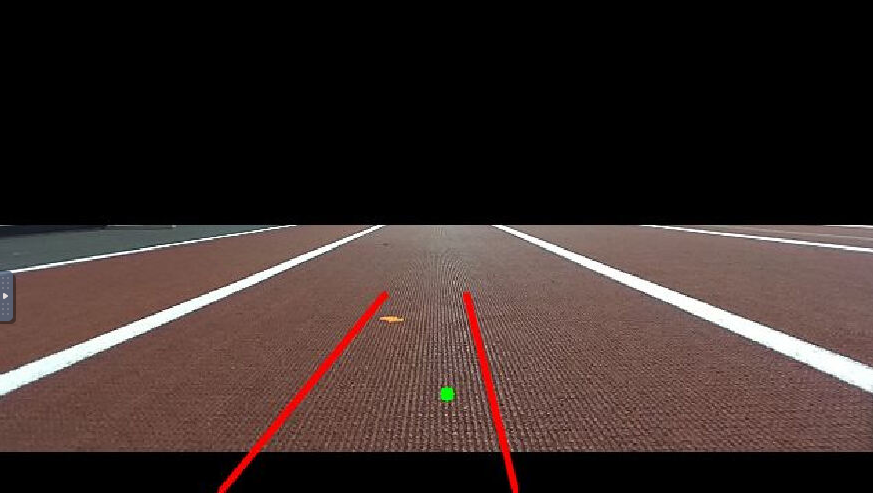
#> input picture final_challenge_race/src/computer_vision/test_images_track/pic13.png, 873 x 493 px
$ python color_segmentation.py   (Python 2 division)   (older library calls are emulated)
#> lines starting #> are read from the running program, lines starting #| are printed output that depends on the picture; after the words box and inside, x2 and y2 are one past the last pixel; in counts of white or black regions, pixels touching at a corner belong together
import cv2
import numpy as np
import pdb
import os

#################### X-Y CONVENTIONS #########################
# 0,0  X  > > > > >
#
#  Y
#
#  v  This is the image. Y increases downwards, X increases rightwards
#  v  Please return bounding boxes as ((xmin, ymin), (xmax, ymax))
#  v
#  v
#  v
###############################################################

def image_print(img):
	"""
	Helper function to print out images, for debugging. Pass them in as a list.
	Press any key to continue.
	"""
	cv2.imshow("image", img)
	cv2.waitKey(0)
	cv2.destroyAllWindows()

def cd_color_segmentation(img, template=None, debugging=0):
	"""
	Implement the cone detection using color segmentation algorithm
	Input:
		img: np.3darray; the input image with a cone to be detected. BGR.
		template_file_path; Not required, but can optionally be used to automate setting hue filter values.
	Return:
		bbox: ((x1, y1), (x2, y2)); the bounding box of the cone, unit in px
				(x1, y1) is the top left of the bbox and (x2, y2) is the bottom right of the bbox
	"""
	########## YOUR CODE STARTS HERE ##########

	# Useful Params
	kernel=np.ones((5,5), np.uint8)
	width = img.shape[1]
	height = img.shape[0]
	# [43 lines of commented-out code are left out]
	min_gray = 180
	#min_gray = 210 #for car 42
	max_gray = 255

	gray_img = cv2.cvtColor(img,cv2.COLOR_BGR2GRAY)
	# cv2.imshow('pre-blur', gray_img)
	cv2.GaussianBlur(gray_img, (5,5), 0)
	# cv2.imshow('blur', gray_img)
	# Mask, erode to remove outliers, dilate to solidify cone outline
	mask = cv2.inRange(gray_img, min_gray, max_gray)
	img_erosion = cv2.erode(mask, kernel, iterations=1)
	img_dilation = cv2.dilate(img_erosion, kernel, iterations=1)

	image, contour, hierarchy = cv2.findContours(img_dilation, cv2.RETR_EXTERNAL, cv2.CHAIN_APPROX_SIMPLE)
	#contour, _ = cv2.findContours(img_dilation, cv2.RETR_EXTERNAL, cv2.CHAIN_APPROX_SIMPLE)
	sorted_contours=sorted(contour, key=cv2.contourArea, reverse=True)

	########### YOUR CODE ENDS HERE ###########
	dst = cv2.Canny(mask, 100, 200)

    # Copy edges to the images that will display the results in BGR
	cdst = cv2.cvtColor(dst, cv2.COLOR_GRAY2BGR)
	cpdst = np.copy(cdst)
	lines = cv2.HoughLinesP(dst, 1, np.pi / 180, 10, None, 3, 220)

	left = []
	right = []

	if lines is not None:
		for i in range(0, len(lines)):
			l = lines[i][0]
			cv2.line(cpdst, (l[0], l[1]), (l[2], l[3]), (0,0,255), 3, cv2.LINE_AA)

	# cv2.imshow("Source", dst)
	# cv2.imshow("Detected Lines (in red)", cpdst)


	# Get Averages
	#Filtering lines
	for line in lines:
		# print(line.reshape(4))
		x1, y1, x2, y2 = line.reshape(4)
		lin_reg = np.polyfit([x1,x2], [y1,y2],1)
		slope = lin_reg[0]
		intercept = lin_reg[1]

		x_avg = (x1+x2)/2

		if (slope<-0.25 and x_avg<width/2):
			#print('lieft')
			#print(slope)
			left.append(lin_reg)
		elif(slope>0.25 and x_avg>width/2):
			# print('right')
			# print(slope)
                        if(slope < 1):
			    right.append(lin_reg)
        # [15 lines of commented-out code are left out]
	if len(left)==0:
		lin_reg = (-4,500)
		left.append(lin_reg)
	if len(right)==0:
		lin_reg = (4, -2000)
		right.append(lin_reg)

	# Visualize for debugging
	left_avg = np.average(left, axis=0)
	# print("left")
	# print(left_avg)
	right_avg = np.average(right, axis=0)
	# print("right")
	# print(right_avg)
	left_points  = make_points(left_avg, height)
	right_points = make_points(right_avg, height)


	avg_img = np.copy(cdst)
	cv2.line(avg_img, (left_points[0], left_points[1]), (left_points[2], left_points[3]), (0,0,255), 3, cv2.LINE_AA)
	cv2.line(avg_img, (right_points[0], right_points[1]), (right_points[2], right_points[3]), (0,0,255), 3, cv2.LINE_AA)
	#cv2.imshow("Debug Lines", avg_img)


	# find intersection (m,b)
	# Turn more leftward
	inter_x = int((right_avg[1]-left_avg[1])/(left_avg[0]-right_avg[0]))#-5
	#inter_x = int((right_avg[1]-left_avg[1]))
	inter_y = int(left_avg[0]*inter_x+left_avg[0]) #intersection point


	## 2nd option: average of top of detected line
	#lx_u = (height*5.5/12-left_avg[1])/left_avg[0]
	#rx_u = (height*5.5/12-right_avg[1])/right_avg[0]
	#inter_x = int((lx_u+rx_u)/2)

	# Visualize (x,y) point; where y is arbitrary
	# TODO: find optimal y
	y_viz = int(height*0.8)
	x_viz = int(inter_x-width/2)

	viz_target = np.copy(cdst)
	cv2.circle(viz_target, center=(inter_x, y_viz), radius=5, color=(0,255,0), thickness=-1)
	cv2.line(viz_target, (width/2, 0),(width/2, height), (0,0,255), thickness=2)
	#cv2.imshow('target', viz_target)

	#cv2.waitKey()


	pts=(x_viz, y_viz)
	return left_points, right_points, pts


	# Return bounding box
	# return bounding_box

def clickBGR(event, x, y, flags, params):
	gray_img = cv2.cvtColor(params,cv2.COLOR_BGR2GRAY)
	cv2.imshow('hsv', gray_img)
	if event == cv2.EVENT_LBUTTONDOWN:
		minx = x
		miny = y
		min_hsv = gray_img[y][x]
		print(min_hsv)

	# return min_hsv, max_hsv

def make_points(line_reg, height):
	slope, y_int = line_reg
	y1 = height
	y2 = int(y1*3/5)
	x1 = int((y1-y_int) // slope)
	x2 = int((y2-y_int) // slope)

	return np.array([x1, y1, x2, y2])

if __name__ == "__main__":

	img_path = "./test_images_track/pic13.png"
	cone_template = "./test_images_track/1.png"

	img_processed = cv2.imread(img_path)
#> img_processed is the input picture: shape (493, 873, 3); mean B, G, R 40.5, 43.4, 56.7
	# template_data = cv2.imread(img_path, cv2.IMREAD_UNCHANGED)
	# img_processed = template_data[:,:,:3]

	# Find hsv using template
	cd_color_segmentation(img_processed, template=cone_template, debugging=1)
#> in cd_color_segmentation, `gray_img = cv2.cvtColor(img,cv2.COLOR_BGR2GRAY)`:
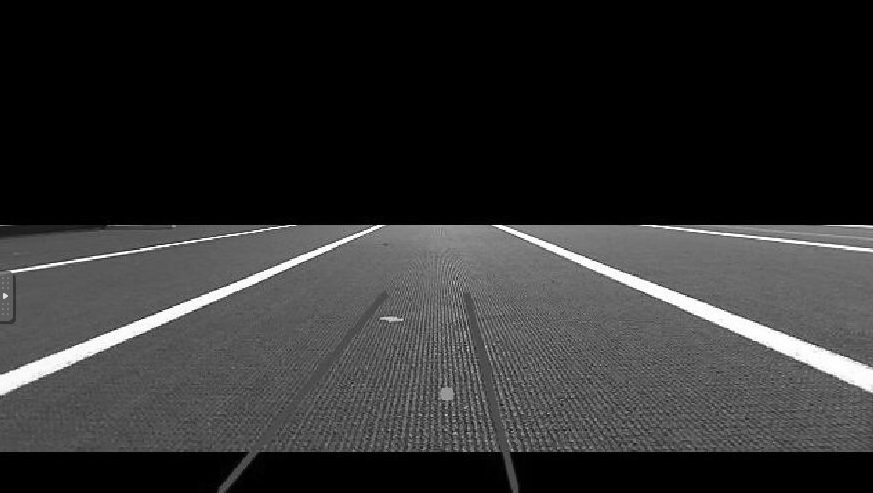
#> gray_img: shape (493, 873); min 0, max 255, mean 47.1
#> in cd_color_segmentation, `mask = cv2.inRange(gray_img, min_gray, max_gray)`:
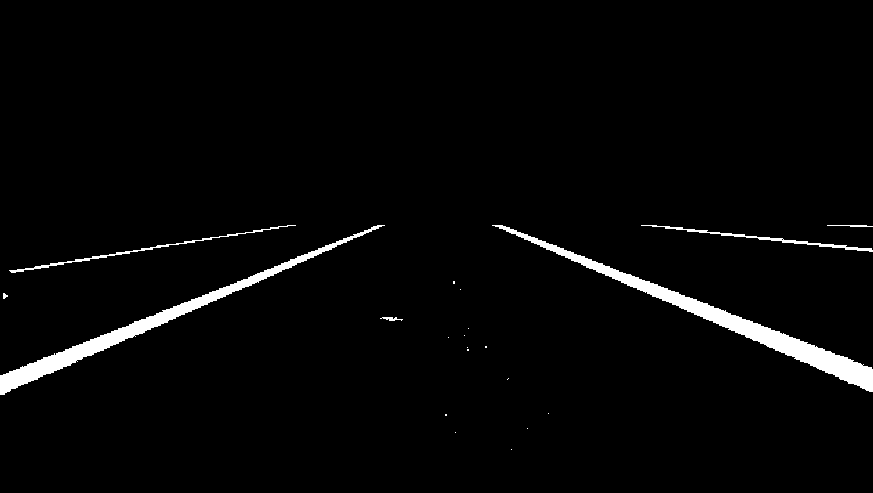
#> mask: shape (493, 873); 2.6% white; 21 white regions (14 under 20 px), largest, box (x1, y1, x2, y2) and area: (492, 225, 873, 392) 5397, (0, 225, 385, 395) 4353, (641, 225, 873, 252) 603
#> in cd_color_segmentation, `img_erosion = cv2.erode(mask, kernel, iterations=1)`: img_erosion: shape (493, 873); 1.3% white; 11 white regions (9 under 20 px), largest, box (x1, y1, x2, y2) and area: (548, 246, 873, 390) 3278, (0, 261, 295, 393) 2239
#> in cd_color_segmentation, `img_dilation = cv2.dilate(img_erosion, kernel, iterations=1)`:
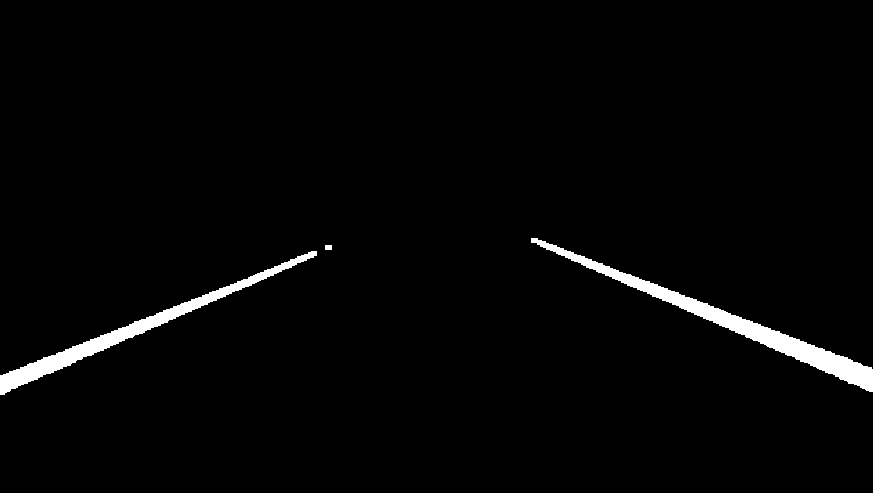
#> img_dilation: shape (493, 873); 2.2% white; 3 white regions
#> in cd_color_segmentation, `image, contour, hierarchy = cv2.findContours(img_dilation, cv2.RETR_EX..`: contour = 3 contours; box (x1, y1, x2, y2) and area: (531, 238, 873, 392) 4824, (0, 251, 317, 395) 3693, (325, 245, 332, 250) 24
#> in cd_color_segmentation, `sorted_contours=sorted(contour, key=cv2.contourArea, reverse=True)`: sorted_contours has the same summary as contour
#> in cd_color_segmentation, `dst = cv2.Canny(mask, 100, 200)`:
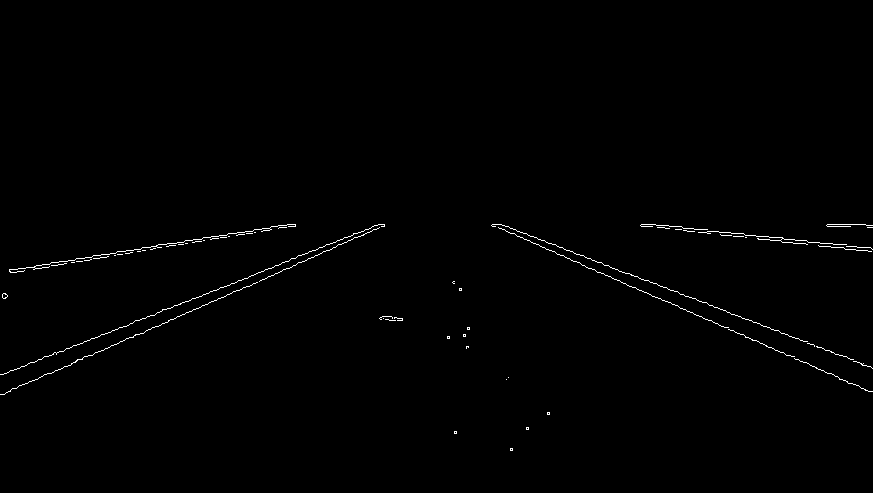
#> dst: shape (493, 873); 0.63% white in thin lines or dots, all inside (x1, y1, x2, y2) = (0, 224, 873, 451)
#> in cd_color_segmentation, `lines = cv2.HoughLinesP(dst, 1, np.pi / 180, 10, None, 3, 220)`: lines = 30 rows, first 6: [1, 394, 384, 224], [498, 224, 871, 367], [4, 394, 384, 225], [643, 224, 871, 248], [493, 224, 870, 391], [19, 368, 375, 225]
#> the loop in cd_color_segmentation, `for i in range(0, len(lines)):` made 30 passes
#> l on passes 1 to 12: [1, 394, 384, 224], [498, 224, 871, 367], [4, 394, 384, 225], [643, 224, 871, 248], [493, 224, 870, 391], [19, 368, 375, 225], [9, 271, 295, 226], [495, 226, 849, 383], [9, 269, 295, 224], [641, 226, 867, 250], [126, 326, 380, 224], [93, 255, 290, 224]
#> after the loop in cd_color_segmentation, `for i in range(0, len(lines)):`:
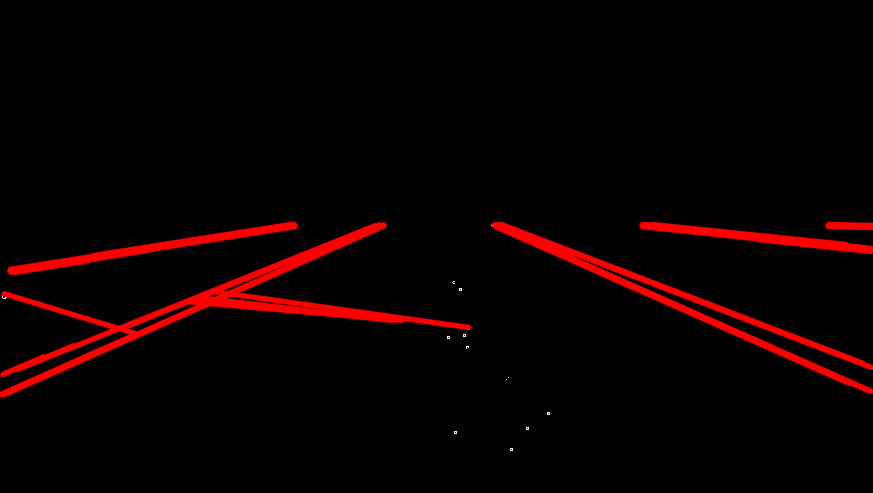
#> cpdst: shape (493, 873, 3); mean B, G, R 0, 0, 11.1
#> the loop in cd_color_segmentation, `for line in lines:` made 30 passes
#> (x1, y1, x2, y2, slope, intercept, x_avg) on passes 1 to 12: (1, 394, 384, 224, -0.444, 394.4, 192), (498, 224, 871, 367, 0.383, 33.08, 684), (4, 394, 384, 225, -0.445, 395.8, 194), (643, 224, 871, 248, 0.105, 156.3, 757), (493, 224, 870, 391, 0.443, 5.62, 681), (19, 368, 375, 225, -0.402, 375.6, 197), (9, 271, 295, 226, -0.157, 272.4, 152), (495, 226, 849, 383, 0.444, 6.47, 672), (9, 269, 295, 224, -0.157, 270.4, 152), (641, 226, 867, 250, 0.106, 157.9, 754), (126, 326, 380, 224, -0.402, 376.6, 253), (93, 255, 290, 224, -0.157, 269.6, 191)
#> after the loop in cd_color_segmentation, `for line in lines:`: left = [[-0.444, 394.4], [-0.445, 395.8], [-0.402, 375.6], [-0.402, 376.6], [-0.429, 374.9], [-0.414, 375.6], [-0.444, 394]]; right = [[0.383, 33.08], [0.443, 5.62], [0.444, 6.47], [0.384, 31.63], [0.444, 4.15]]
#> in cd_color_segmentation, `left_avg = np.average(left, axis=0)`: left_avg = [-0.426, 383.8]
#> in cd_color_segmentation, `right_avg = np.average(right, axis=0)`: right_avg = [0.42, 16.19]
#> in make_points, `slope, y_int = line_reg`: slope = -0.426; y_int = 383.8
#> in make_points, `x1 = int((y1-y_int) // slope)`: x1 = -257
#> in make_points, `x2 = int((y2-y_int) // slope)`: x2 = 208
#> in cd_color_segmentation, `left_points  = make_points(left_avg, height)`: left_points = [-257, 493, 208, 295]
#> in cd_color_segmentation, `right_points = make_points(right_avg, height)`: right_points = [1136, 493, 664, 295]
#> in cd_color_segmentation, `cv2.line(avg_img, (right_points[0], right_points[1]), (right_points[2]..`:
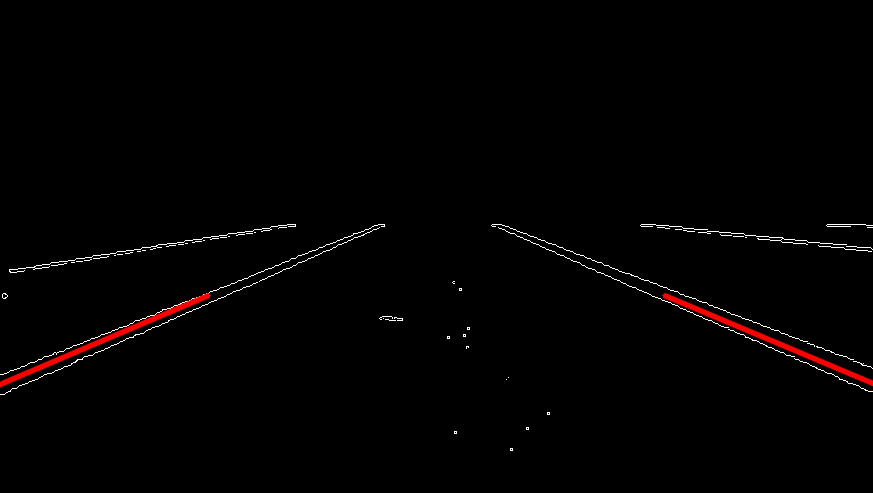
#> avg_img: shape (493, 873, 3); mean B, G, R 1.6, 1.6, 3
#> in cd_color_segmentation, `inter_x = int((right_avg[1]-left_avg[1])/(left_avg[0]-right_avg[0]))#-5`: inter_x = 435
#> in cd_color_segmentation, `inter_y = int(left_avg[0]*inter_x+left_avg[0])`: inter_y = -185
#> in cd_color_segmentation, `x_viz = int(inter_x-width/2)`: x_viz = -1
#> in cd_color_segmentation, `cv2.circle(viz_target, center=(inter_x, y_viz), radius=5, color=(0,255..`: viz_target: shape (493, 873, 3); mean B, G, R 1.6, 1.7, 1.6
#> in cd_color_segmentation, `cv2.line(viz_target, (width/2, 0),(width/2, height), (0,0,255), thickn..`:
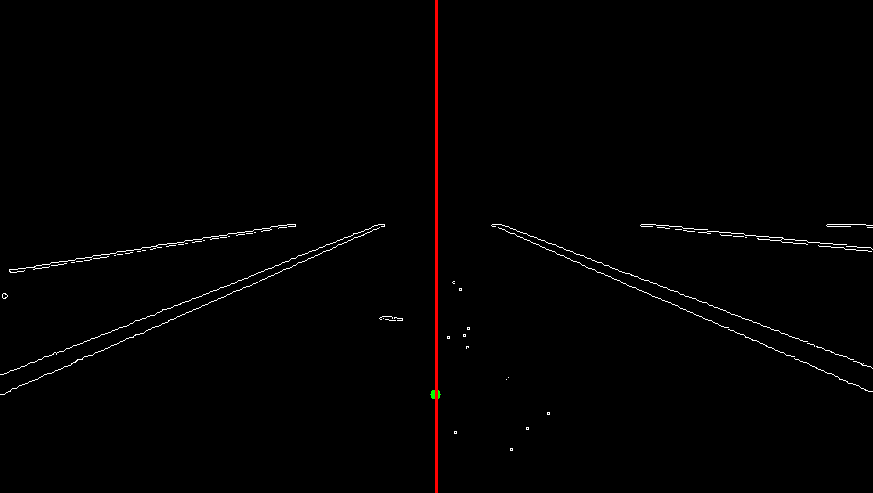
#> viz_target: shape (493, 873, 3); mean B, G, R 1.6, 1.6, 2.5
#> in cd_color_segmentation, `pts=(x_viz, y_viz)`: pts = (-1, 394)

	# Check after finding hsv valu
	# cd_color_segmentation(img_processed, debugging=0)
